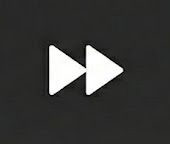
#> input picture assets/image_part_5.png, 170 x 144 px, given in place of arrow_line_icon_1771735907411.png, which was not available
$ python process_button.py
#> lines starting #> are read from the running program, lines starting #| are printed output that depends on the picture; pictures that were not available may be replaced by others from this repository, and a replacement may not be noted
import os
from PIL import Image

def process_button():
    src_path = r'C:\Users\MY PC\.gemini\antigravity\brain\10df6316-5cdd-49a9-b28d-18b78c45c548\arrow_line_icon_1771735907411.png'
    target_path = r'assets/image_part_4.png'
    output_path = r'assets/end_button.png'

    # Load source image (the newly generated icon)
    src_img = Image.open(src_path).convert('RGBA')
#> src_img is the input picture: PIL image 170x144 RGBA; mean R, G, B, A 58.6, 58.8, 57.5, 255

    # Remove background
    datas = src_img.getdata()
    bg_color = datas[0]
#> bg_color = (42, 42, 42, 255)
    new_data = []
    tolerance = 25
    for item in datas:
        if (abs(item[0] - bg_color[0]) <= tolerance and
            abs(item[1] - bg_color[1]) <= tolerance and
            abs(item[2] - bg_color[2]) <= tolerance):
            new_data.append((255, 255, 255, 0)) # transparent
        else:
            new_data.append(item)
#> this loop made 24480 passes
#> item on passes 1 to 3: (42, 42, 42, 255), (42, 42, 42, 255), (40, 40, 40, 255)
#> after the loop, new_data = 24480 items
    src_img.putdata(new_data)
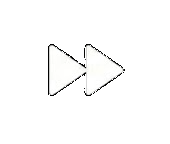
#> src_img: PIL image 170x144 RGBA; mean R, G, B, A 251.8, 251.8, 251.6, 24.9; transparent parts drawn white

    # Load target image to match size
    try:
        target_img = Image.open(target_path)
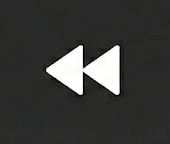
#> input picture assets/image_part_4.png, 170 x 144 px
#> target_img is the input picture: PIL image 170x144 RGBA; mean R, G, B, A 58.4, 58.5, 57.2, 255
        target_size = target_img.size
#> target_size = (170, 144)
    except FileNotFoundError:
        # Fallback if target is unexpectedly missing
        target_size = (170, 144)

    # Calculate scaling factor to fit inside target size with some padding
    # Let's say we want the icon to take up 60% of the height
    target_icon_height = int(target_size[1] * 0.6)
#> target_icon_height = 86
    scale_factor = target_icon_height / src_img.height
#> scale_factor = 0.597
    new_width = int(src_img.width * scale_factor)
#> new_width = 101

    src_resized = src_img.resize((new_width, target_icon_height), Image.Resampling.LANCZOS)
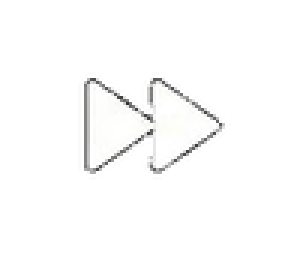
#> src_resized: PIL image 101x86 RGBA (shown 3 times larger); mean R, G, B, A 22.5, 22.5, 22.4, 24.9; transparent parts drawn white

    # Create new blank transparent image of target size
    final_img = Image.new('RGBA', target_size, (255, 255, 255, 0))

    # Calculate center position to paste
    paste_x = (target_size[0] - new_width) // 2
#> paste_x = 34
    paste_y = (target_size[1] - target_icon_height) // 2
#> paste_y = 29

    # Paste the resized icon
    final_img.paste(src_resized, (paste_x, paste_y), src_resized)
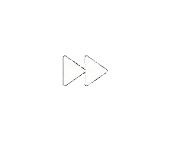
#> final_img: PIL image 170x144 RGBA; mean R, G, B, A 253.8, 253.8, 253.8, 8.4; transparent parts drawn white

    # Save
    final_img.save(output_path, 'PNG')
    print(f"Successfully saved to {output_path} with size {target_size}")
#| Successfully saved to assets/end_button.png with size (170, 144)

if __name__ == '__main__':
    process_button()
